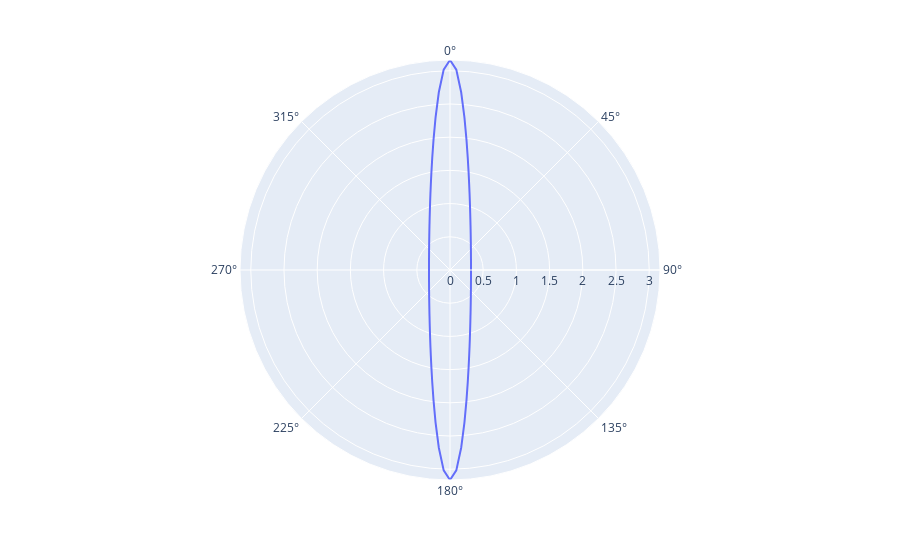

This figure's notebook cell:
### Code cell
px.line_polar(r=lambdify(phi, radius.subs(o, O).subs(r, R))(PHIS), theta=np.rad2deg(PHIS))

### Figure 1 — Plotly figure (JSON) as saved in the notebook; plotly's stock layout.template omitted (floating-point values rounded to 4 significant figures; data arrays with more than 128 entries replaced by an {"elided": "..."} marker saying what was removed)
{"data": [{"hovertemplate": "r=%{r}<br>theta=%{theta}<extra></extra>", "legendgroup": "", "line": {"color": "#636efa", "dash": "solid"}, "marker": {"symbol": "circle"}, "mode": "lines", "name": "", "r": {"elided": "201 float values"}, "showlegend": false, "subplot": "polar", "theta": {"elided": "201 float values"}, "type": "scatterpolar"}], "layout": {"legend": {"tracegroupgap": 0}, "margin": {"t": 60}, "polar": {"angularaxis": {"direction": "clockwise", "rotation": 90}, "domain": {"x": [0, 1], "y": [0, 1]}}}}
